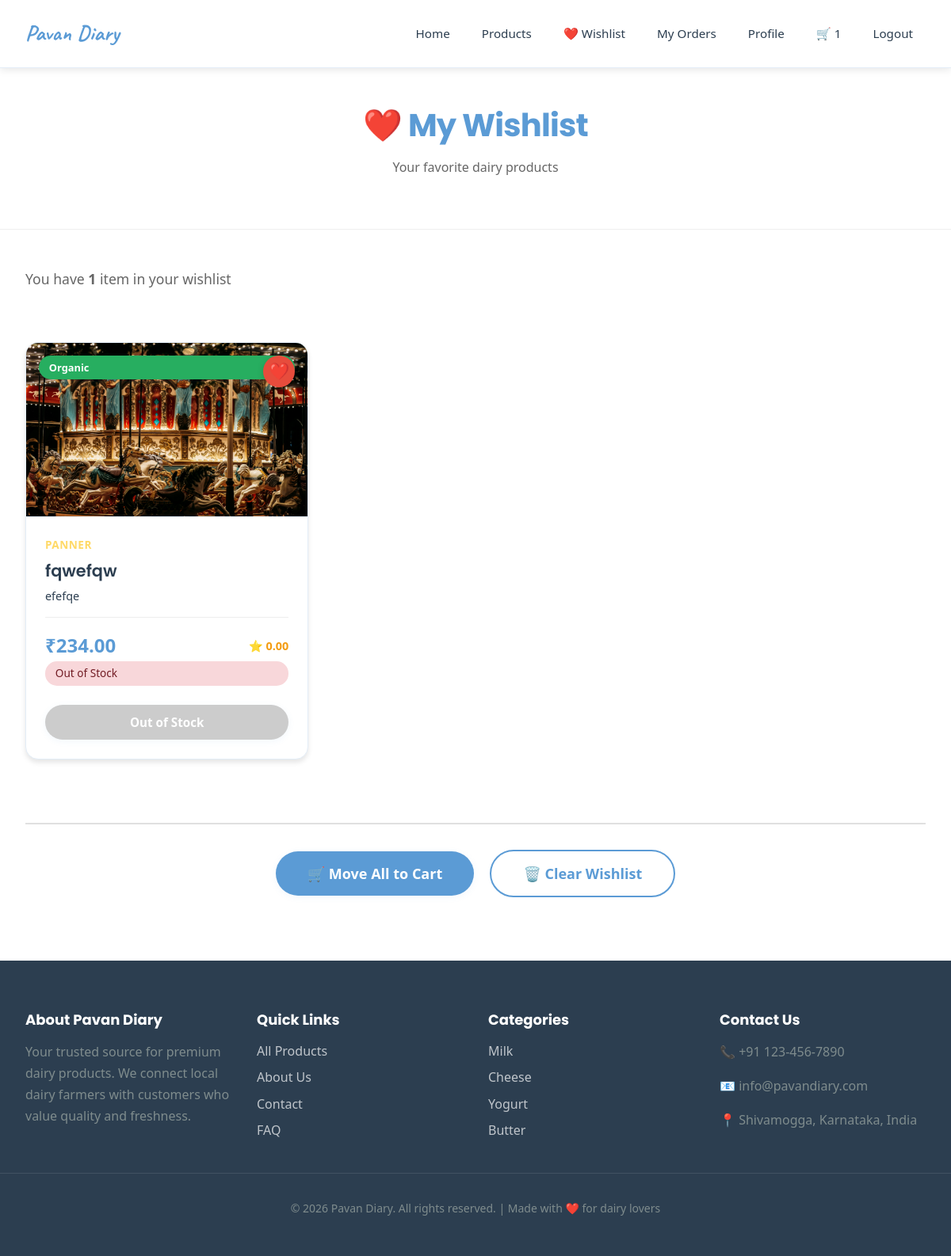
Screenshot of /wishlist/ (signed in) with the database file from the repository.
### cart/models.py (models this page shows, shortened)
class Wishlist(models.Model):
    user = models.ForeignKey(User, on_delete=models.CASCADE, related_name='wishlist')
    product = models.ForeignKey(Product, on_delete=models.CASCADE)
    created_at = models.DateTimeField(auto_now_add=True)
    class Meta:
        db_table = 'wishlist'
        unique_together = ['user', 'product']

### products/models.py (models this page shows, shortened)
class Product(models.Model):
    seller = models.ForeignKey(SellerProfile, on_delete=models.CASCADE, related_name='products')
    category = models.ForeignKey(Category, on_delete=models.SET_NULL, null=True, related_name='products')
    name = models.CharField(max_length=200)
    description = models.TextField()
    price = models.DecimalField(max_digits=10, decimal_places=2, validators=[MinValueValidator(0)])
    stock_quantity = models.IntegerField(default=0, validators=[MinValueValidator(0)])
    unit = models.CharField(max_length=50, default='piece')
    is_organic = models.BooleanField(default=False)
    expiry_days = models.IntegerField(help_text="Days until expiry from production")
    rating = models.DecimalField(max_digits=3, decimal_places=2, default=0.00,
                                validators=[MinValueValidator(0), MaxValueValidator(5)])
    is_active = models.BooleanField(default=True)
    created_at = models.DateTimeField(auto_now_add=True)
    updated_at = models.DateTimeField(auto_now=True)
    class Meta:
        db_table = 'products'
        ordering = ['-created_at']
    @property
    def is_in_stock(self):
        return self.stock_quantity > 0

class ProductImage(models.Model):
    product = models.ForeignKey(Product, on_delete=models.CASCADE, related_name='images')
    image = models.ImageField(upload_to='products/')
    is_primary = models.BooleanField(default=False)
    created_at = models.DateTimeField(auto_now_add=True)
    class Meta:
        db_table = 'product_images'

class Category(models.Model):
    name = models.CharField(max_length=100, unique=True)
    description = models.TextField(blank=True)
    image = models.ImageField(upload_to='categories/', null=True, blank=True)
    is_active = models.BooleanField(default=True)
    created_at = models.DateTimeField(auto_now_add=True)
    class Meta:
        db_table = 'categories'
        verbose_name_plural = 'Categories'
        ordering = ['name']

### cart/views.py (the view)
# urls.py: path('wishlist/', views.wishlist, name='wishlist'),
@login_required
def wishlist(request):
    wishlist_items = Wishlist.objects.filter(user=request.user).select_related(
        'product',
        'product__category',
        'product__seller'
    ).prefetch_related('product__images')
    context = {
        'wishlist_items': wishlist_items,
        'wishlist_count': wishlist_items.count(),
    }
    return render(request, 'cart/wishlist.html', context)

### cart/context_processors.py (called while the page is built)
def cart_count(request):
    if request.user.is_authenticated:
        from django.db.models import Sum
        result = CartItem.objects.filter(user=request.user).aggregate(total=Sum('quantity'))
        count = result['total'] or 0
    else:
        count = 0
    return {'cart_count': count}

### templates/cart/wishlist.html (shortened to what this page needs)
{% extends 'core/base.html' %}
{% load static %}
{% block extra_css %}
    <link rel="stylesheet" href="{% static 'css/pages/wishlist.css' %}">
{% endblock %}
{% block content %}
<div class="page-header wishlist-header">
    <h1 class="wishlist-title">❤️ My Wishlist</h1>
    <p class="wishlist-subtitle">Your favorite dairy products</p>
</div>
{% if wishlist_items %}
<div class="wishlist-count-wrapper">
    <p class="wishlist-count-text">
        You have <strong>{{ wishlist_items.count }}</strong> item{{ wishlist_items.count|pluralize }} in your wishlist
    </p>
</div>
<div class="products-grid">
    {% for item in wishlist_items %}
    <div class="product-card">
        <div class="wishlist-card-wrapper">
            <a href="{% url 'product_detail' item.product.pk %}" class="wishlist-product-link">
                <div class="product-image">
                    {% if item.product.images.first %}
                        <img src="{{ item.product.images.first.image.url }}" alt="{{ item.product.name }}">
                    {% else %}
                        🥛
                    {% endif %}
                    {% if item.product.is_organic %}
                    <span class="product-badge organic">Organic</span>
                    {% endif %}
                </div>
                <div class="product-info">
                    <div class="product-category">{{ item.product.category.name }}</div>
                    <h3 class="product-name">{{ item.product.name }}</h3>
                    <p class="product-description">{{ item.product.description|truncatewords:15 }}</p>
                    <div class="product-footer">
                        <div>
                            <span class="product-price">₹{{ item.product.price }}</span>
                        </div>
                        <span class="product-rating">⭐ {{ item.product.rating }}</span>
                    </div>
                    {% if item.product.is_in_stock %}
                    <span class="product-stock in-stock">In Stock</span>
                    {% else %}
                    <span class="product-stock out-of-stock">Out of Stock</span>
                    {% endif %}
                </div>
            </a>
            <form method="post" action="{% url 'remove_from_wishlist' item.pk %}" class="wishlist-remove-form">
                <button type="submit" class="wishlist-remove-btn active">
                    <span class="wishlist-heart-icon">❤️</span>
                </button>
            </form>
        </div>
        {% if item.product.is_in_stock %}
        <form method="post" action="{% url 'add_to_cart' item.product.pk %}" class="wishlist-cart-form">
            {% csrf_token %}
            <input type="hidden" name="quantity" value="1">
            <button type="submit" class="btn btn-block">🛒 Add to Cart</button>
        </form>
        {% else %}
        <div class="wishlist-out-of-stock-wrapper">
            <button class="btn btn-block wishlist-out-of-stock-btn" disabled>Out of Stock</button>
        </div>
        {% endif %}
    </div>
    {% endfor %}
</div>
{% if wishlist_items %}
<div class="wishlist-actions-footer">
    <form method="post" action="{% url 'move_all_to_cart' %}" class="wishlist-action-form">
        <button type="submit" class="btn btn-lg">
            🛒 Move All to Cart
        </button>
    </form>
    <form method="post" action="{% url 'clear_wishlist' %}" class="wishlist-clear-form"
          onsubmit="return confirm('Are you sure you want to clear your entire wishlist?')">
        <button type="submit" class="btn btn-danger btn-outline btn-lg">
            🗑️ Clear Wishlist
        </button>
    </form>
</div>
{% endif %}
{% endif %}
{% endblock %}

### static/css/main.css (style rules this page uses)
:root { --primary: #5B9BD5; --primary-dark: #4A7FB8; --primary-light: #A8D0F0; --secondary: #FFD966; --secondary-hover: #FFC933; --secondary-light: #FFE699; --accent: #70C7BA; --accent-light: #A8E6DC; --success: #70C7BA; --danger: #E57373; --warning: #FFD966; --info: #5B9BD5; --bg-body: #FFFFFF; --bg-surface: #FFFFFF; --bg-hover: #F8F9FA; --text-main: #2C3E50; --text-muted: #7F8C8D; --border-color: #E3EDF7; --shadow-sm: 0 2px 8px rgba(91, 155, 213, 0.08); --shadow-md: 0 4px 12px rgba(91, 155, 213, 0.12); --shadow-lg: 0 8px 24px rgba(91, 155, 213, 0.15); --shadow-xl: 0 12px 32px rgba(91, 155, 213, 0.18); --radius-sm: 8px; --radius-md: 12px; --radius-lg: 16px; --radius-xl: 24px; --radius-full: 9999px; --transition-fast: 0.15s ease; --transition-smooth: 0.3s cubic-bezier(0.4, 0, 0.2, 1); }
* { margin: 0; padding: 0; box-sizing: border-box; }
html { scroll-behavior: smooth; font-size: 16px; }
body { font-family: 'Poppins', -apple-system, BlinkMacSystemFont, 'Segoe UI', sans-serif; line-height: 1.6; color: var(--text-main); background-color: var(--bg-body); -webkit-font-smoothing: antialiased; -moz-osx-font-smoothing: grayscale; }
img { max-width: 100%; display: block; }
h1, h2, h3, h4, h5, h6 { font-family: 'Poppins', sans-serif; font-weight: 700; line-height: 1.2; margin-bottom: 1rem; color: var(--text-main); }
h1 { font-size: 2.5rem; letter-spacing: -0.02em; }
h3 { font-size: 1.5rem; }
p { margin-bottom: 1rem; color: var(--text-muted); line-height: 1.7; }
a { color: var(--primary); text-decoration: none; transition: var(--transition-fast); }
.btn { display: inline-flex; align-items: center; justify-content: center; padding: 0.75rem 2rem; background: var(--primary); color: white; border-radius: var(--radius-full); font-weight: 600; border: none; cursor: pointer; transition: var(--transition-smooth); box-shadow: var(--shadow-sm); font-family: inherit; text-decoration: none; font-size: 0.95rem; }
.btn-outline { background: transparent; border: 2px solid var(--primary); color: var(--primary); box-shadow: none; }
.btn-lg { padding: 1rem 2.5rem; font-size: 1.125rem; }
.btn-block { display: flex; width: 100%; }
.products-grid { display: grid; grid-template-columns: repeat(auto-fill, minmax(280px, 1fr)); gap: 2rem; padding: 2rem 0; }
.product-card { background: var(--bg-surface); border-radius: var(--radius-lg); border: 1px solid var(--border-color); overflow: hidden; transition: var(--transition-smooth); box-shadow: var(--shadow-sm); display: flex; flex-direction: column; }
.product-image { height: 220px; background: #F8FBFD; background-size: cover; background-position: center; position: relative; overflow: hidden; }
.product-image img { width: 100%; height: 100%; object-fit: cover; transition: transform 0.5s ease; }
.product-badge { position: absolute; top: 1rem; left: 1rem; background: white; padding: 0.375rem 0.875rem; border-radius: var(--radius-full); font-size: 0.75rem; font-weight: 600; color: var(--primary); box-shadow: var(--shadow-sm); z-index: 2; }
.product-badge.organic { background: var(--success); color: white; }
.product-info { padding: 1.5rem; display: flex; flex-direction: column; flex-grow: 1; }
.product-category { font-size: 0.75rem; text-transform: uppercase; color: var(--primary); letter-spacing: 0.05em; margin-bottom: 0.5rem; font-weight: 600; }
.product-name { font-size: 1.125rem; margin-bottom: 0.75rem; font-weight: 600; color: var(--text-main); line-height: 1.3; }
.product-description { font-size: 0.875rem; color: var(--text-muted); flex-grow: 1; margin-bottom: 1rem; line-height: 1.6; }
.product-footer { display: flex; justify-content: space-between; align-items: center; margin-top: auto; padding-top: 1rem; border-top: 1px solid var(--border-color); }
.product-price { font-size: 1.375rem; font-weight: 700; color: var(--primary); }
.product-rating { font-size: 0.875rem; color: var(--warning); font-weight: 600; }

### rows the page displays
Wishlist: product.images.first.image (picture), shows "Organic", product.category.name "PANNER", product.name "fqwefqw", product.description "efefqe", product.price "234.00", product.rating "0.00", shows "Out of Stock"

### other values shown
{{ cart_count }} "1"
{{ wishlist_items.count }} "1"
